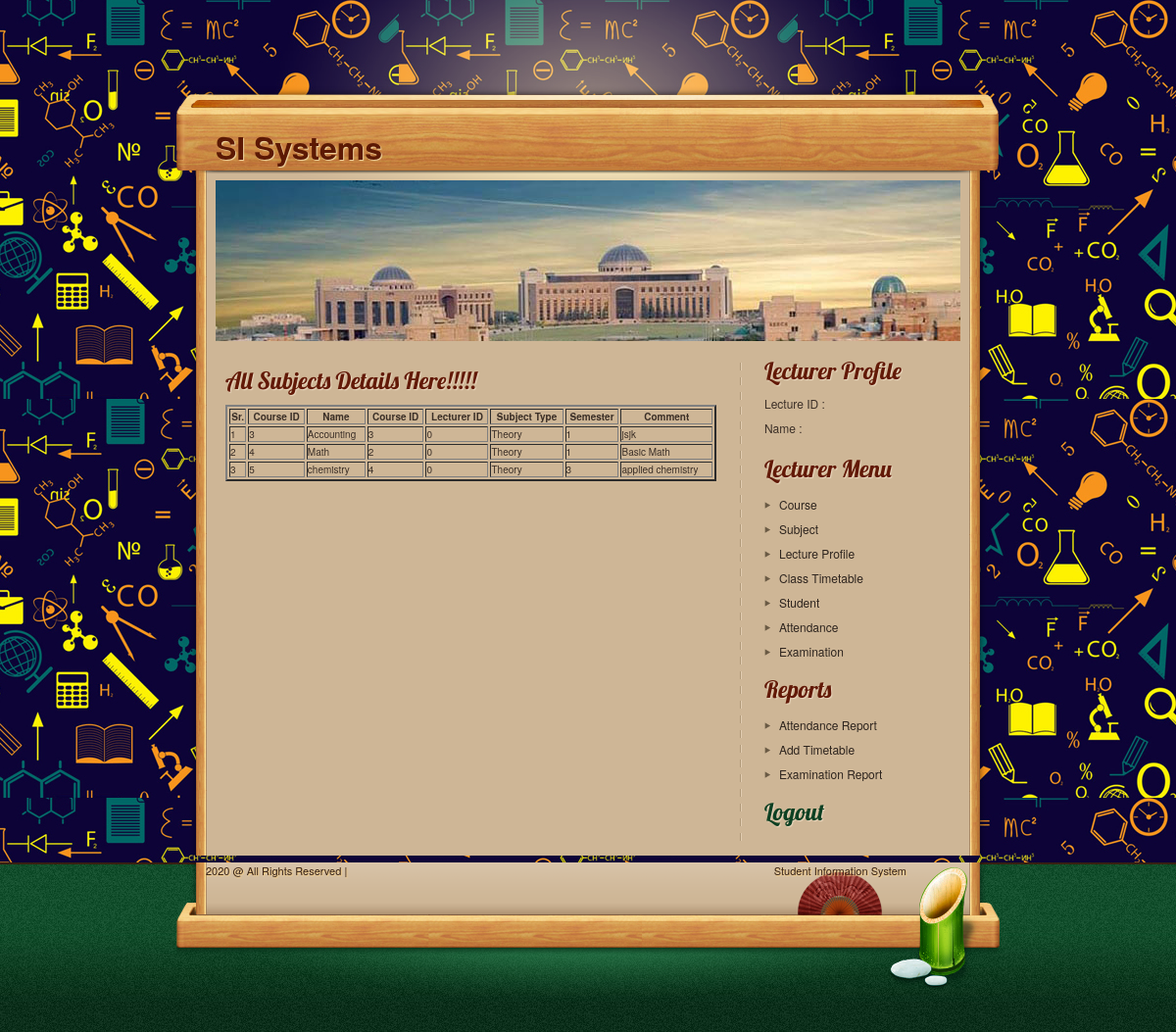
The page /SIstudent/admin/lecturer/subject1.php on the database its author committed.
### tables this page shows
CREATE TABLE `subject` (
  `subid` bigint(4) NOT NULL,
  `subname` varchar(20) NOT NULL,
  `courseid` bigint(4) NOT NULL,
  `lecid` bigint(4) NOT NULL,
  `subtype` varchar(25) NOT NULL,
  `semester` varchar(25) NOT NULL,
  `comment` text NOT NULL
);

### SIstudent/admin/lecturer/subject1.php (the view, shortened to what this page needs)
<?php
include("header.php");
include("conection.php");
?>
<section id="page">
<header id="pageheader" class="normalheader">
<h2 class="sitedescription">
  </h2>
</header>
<section id="contents">
<article class="post">
  <header class="postheader">
  <h2>All Subjects Details Here!!!!!</h2>
  </header>
  <section class="entry">
<form  method="POST" action="sresult.php" id="formID" name="form1" >
<table width="501" border="2">
  <tr>
  <th>Sr.</th>
    <th>Course ID </th>
    <th>Name </th>
    <th>Course ID</th>
	 <th>Lecturer ID</th>
	 <th>Subject Type </th>
    <th>Semester</th>
	 <th>Comment</th>
  </tr>
<?php
$ret=mysqli_query($con,"select * from subject");
$cnt=1;
while ($row=mysqli_fetch_array($ret)) {
?>
<tr>
  <td><?php echo $cnt;?></td>
  <td><?php  echo $row['subid'];?></td>
   <td><?php echo $row['subname'];?></td>
    <td><?php echo $row['courseid'];?></td>
  <td><?php echo $row['lecid'];?></td>
  <td><?php echo $row['subtype'];?></td>
    <td><?php echo $row['semester'];?></td>
  <td><?php echo $row['comment'];?></td>
</tr>
<?php
$cnt=$cnt+1;
}?>
</table>
   <br>
</form>
</section>
</article>
</section>
<?php
include("lecturemenu.php");
include("footer.php");
?>

### SIstudent/admin/lecturer/style.css (style rules this page uses)
html, body { height:100%; }
body { background: url(images/bodybg.jpg) repeat; font-family:"Helvetica Neue", Helvetica, Verdana, sans-serif; color:#3b2f27; position:relative; }
#page { background: url(images/pagebg.png) repeat-y; padding:0 40px; }
#pageheader { margin-bottom:15px; }
.normalheader { background:url(images/normalheader.jpg) no-repeat; height:164px; }
#contents { width:525px; float:left; padding-right:12px; background:url(images/sidebar-devider.png) right top repeat-y; min-height:500px; margin-bottom:10px; }
.post { margin-bottom:20px; padding:10px; }
#page h2 { font:2.4em 'Lobster', Arial, Helvetica, sans-serif; color:#621907; text-shadow:#ead7be 1px 1px 1px; }
.postheader { margin-bottom:10px; }
.sitedescription { color:#9edab8; font:normal 1.6em 'FertigoProRegular', Arial, sans-serif!important; color:#9edab8!important; text-shadow:#08421f 1px 1px 1px!important; }
.normalheader .sitedescription { padding:60px 280px 0 20px; }

### rows shown on the page
subject: subid "3", subname "Accounting", courseid "3", lecid "0", subtype "Theory", semester "1", comment "jsjk"
subject: subid "4", subname "Math", courseid "2", lecid "0", subtype "Theory", semester "1", comment "Basic Math"
subject: subid "5", subname "chemistry", courseid "4", lecid "0", subtype "Theory", semester "3", comment "applied chemistry"
